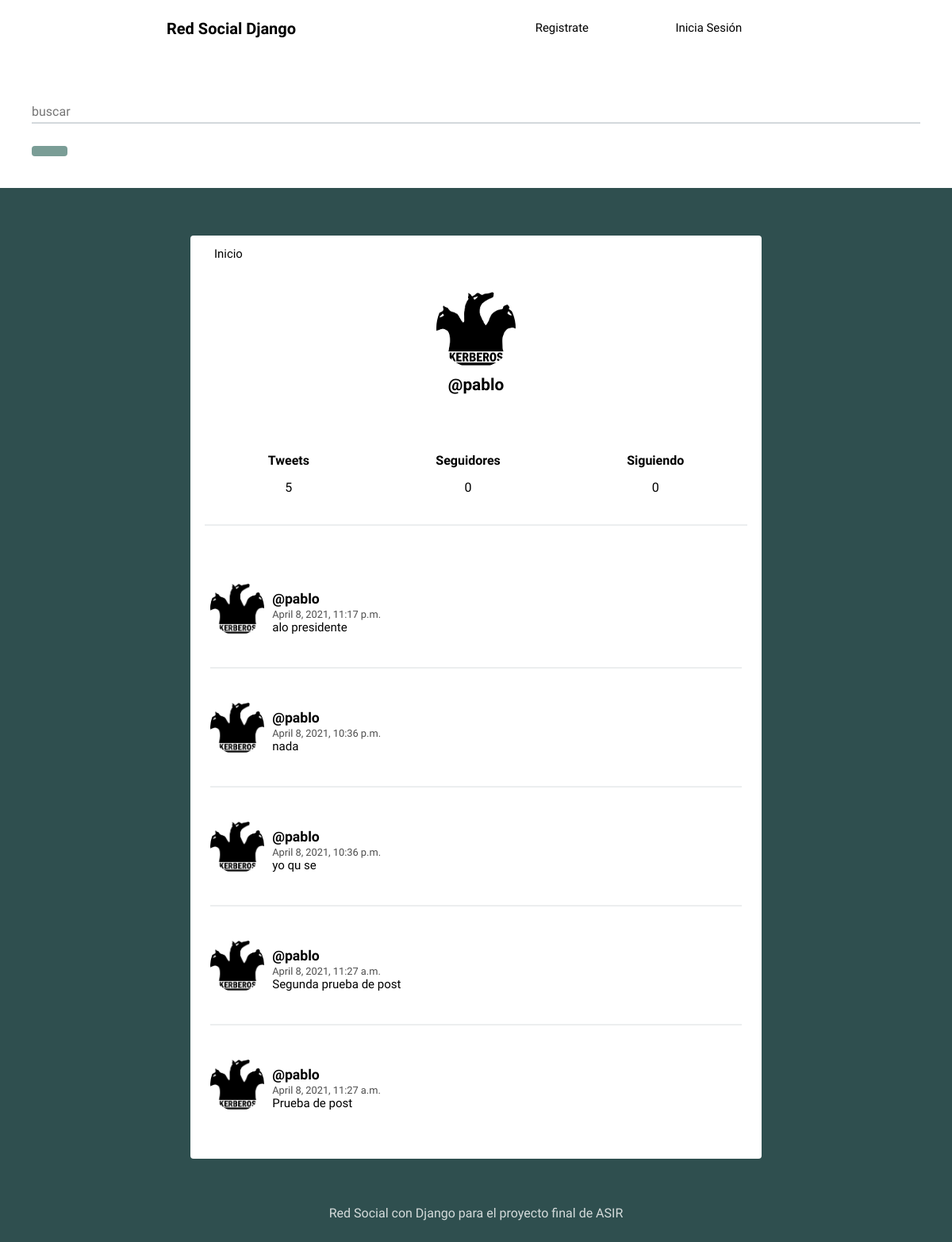
/profile/pablo/, run on an earlier commit of the app's database.
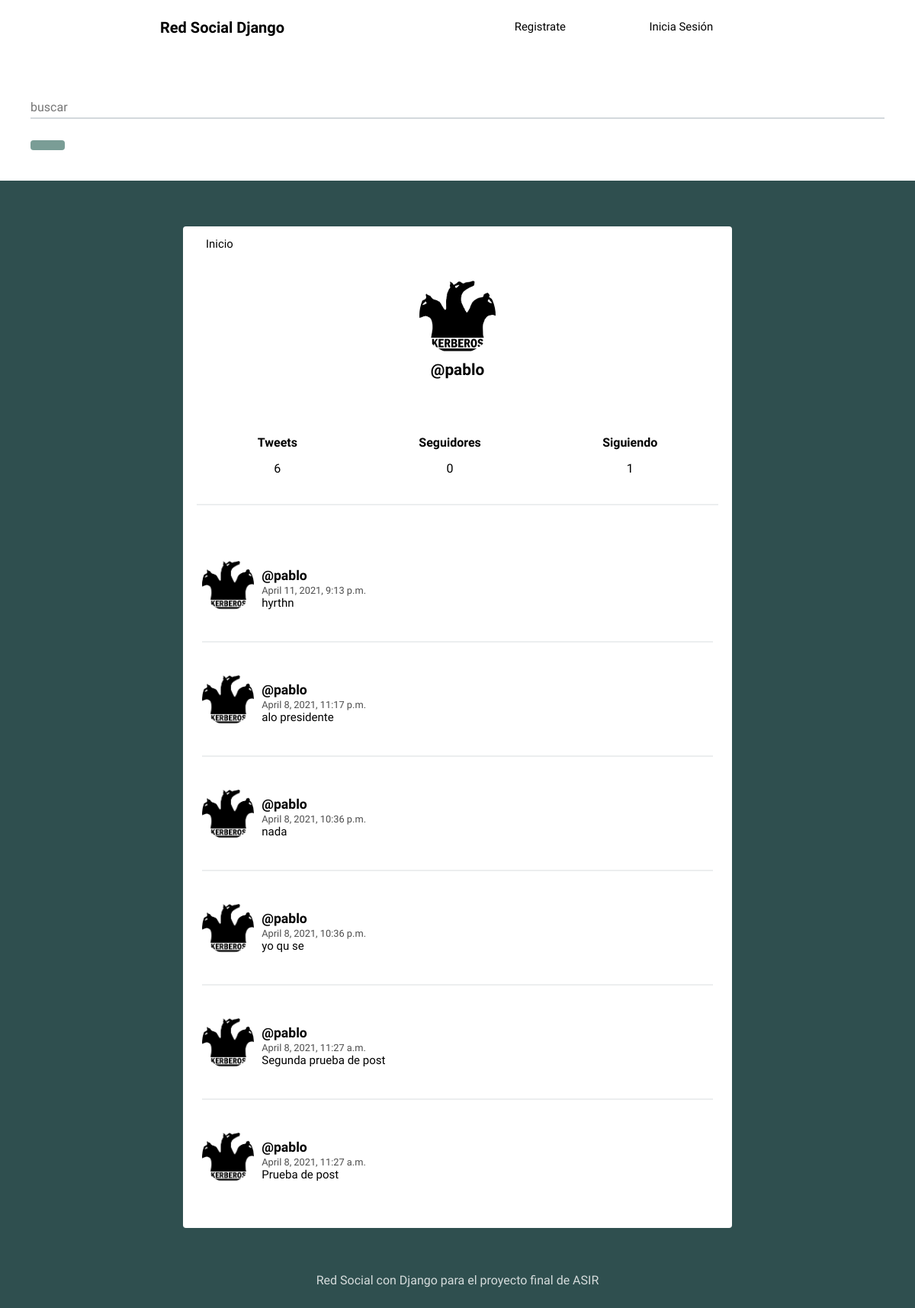
And on a later commit of the database.
### social/models.py (models this page shows, shortened)
class Profile(models.Model):
	user = models.OneToOneField(User, on_delete=models.CASCADE)#Conectaos esta fila a la tabla Usuarios de los modelos por defecto de django
	imagenes = models.ImageField(default='foto_perfil.png')
	def following(self):
		user_ids = Relationship.objects.filter(from_user=self.user).values_list('to_user_id', flat=True)
		return User.objects.filter(id__in=user_ids)
	def followers(self):
		user_ids = Relationship.objects.filter(to_user=self.user).values_list('from_user_id', flat=True)
		return User.objects.filter(id__in=user_ids)

class Post(models.Model):
	user = models.ForeignKey(User, on_delete=models.CASCADE, related_name='posts') #con el related name asociamos todos los posts que tiene un usuario, por asi decirlo es como añadir una fila post a la tabla de usuarios
	timestamp = models.DateTimeField(default=timezone.now) #fecha de creacion del post
	content = models.TextField()
	class Meta:
		ordering = ['-timestamp'] #Clase meta sirve para saber como se comporta la clase Post, con esto ordenamos Post, el - sirve àra que se cree en orden ascendente

### social/views.py (the view)
# urls.py: path('profile/', views.profile, name='profile'),
def profile(request, username=None):
	queryset = request.GET.get("buscar")
	print(queryset)
	if queryset:
		perfil = User.objects.filter(Q(username = queryset)).distinct()
	current_user = request.user
	if username and username != current_user.username: #revisamos a que usuarios queremos ver
		user = User.objects.get(username=username)
		posts = user.posts.all()
	else:
		posts = current_user.posts.all()
		user = current_user
	return render(request, 'social/profile.html', {'user':user, 'posts':posts})

### social/templates/social/profile.html (shortened to what this page needs)
{% extends 'social/feed.html' %}
{% block content %}
<div class="profile">
	<img src="{{ user.profile.imagenes.url }}">
	<h2>@{{ user.username }}</h2>
</div>
<div class="follow">
	<div>
		<h5>Tweets</h5>
		<p>{{ user.posts.count }}</p>
	</div>
	<div>
		<h5>Seguidores</h5>
		<p>{{ user.profile.followers.count }}</p>
	</div>
	<div>
		<h5>Siguiendo</h5>
		<p>{{ user.profile.following.count }}</p>
	</div>
</div>
{{ block.super }}
{% endblock %}

### social/templates/social/feed.html (shortened to what this page needs)
{% extends 'social/layout.html' %}
{% block content %}
{% for post in posts %}
<article>
    <div class="container-article">
        <img src="{{ post.user.profile.imagenes.url }}">
        <div>
            <h2 class="username"><a href="{% url 'profile' post.user.username %}">@{{ post.user.username }}</a></h2>
            <time data-time="#">{{ post.timestamp }}</time>
            <div class="post">{{ post.content }}</div>
        </div>
    </div>
</article>
{% endfor %}
{% endblock %}

What changed in the data, as far as the page shows it:
added Post: user.profile.imagenes (picture), user.username "pablo", timestamp "April 11, 2021, 9:13 p.m.", content "hyrthn"
Also different on the page:
{{ user.posts.count }}: "5" → "6"
{{ user.profile.following.count }}: "0" → "1"
